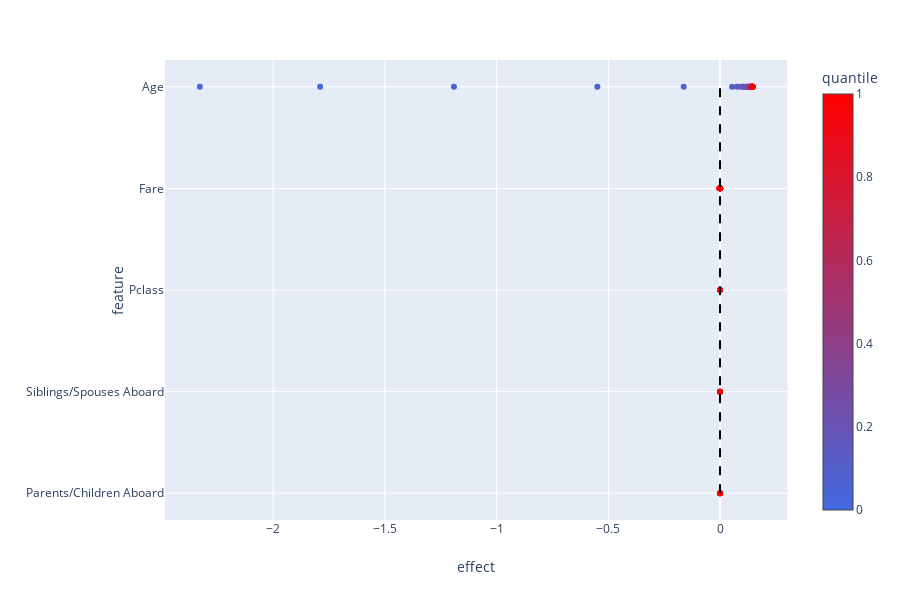

Notebook code cell kept with this figure:
### Code cell
acme_rf.summary_plot()

### Figure 1 — Plotly figure (JSON) as saved in the notebook; plotly's stock layout.template omitted (floating-point values rounded to 4 significant figures)
{"data": [{"hoverlabel": {"namelength": 0}, "hovertemplate": "effect=%{x}<br>feature=%{y}<br>quantile=%{marker.color}", "legendgroup": "", "marker": {"color": [0, 0.1667, 0.3333, 0.5, 0.6667, 0.8333, 1, 0, 0.1667, 0.3333, 0.5, 0.6667, 0.8333, 1, 0, 0.5, 1, 0, 0.02041, 0.04082, 0.06122, 0.08163, 0.102, 0.1224, 0.1429, 0.1633, 0.1837, 0.2041, 0.2245, 0.2449, 0.2653, 0.2857, 0.3061, 0.3265, 0.3469, 0.3673, 0.3878, 0.4082, 0.4286, 0.449, 0.4694, 0.4898, 0.5102, 0.5306, 0.551, 0.5714, 0.5918, 0.6122, 0.6327, 0.6531, 0.6735, 0.6939, 0.7143, 0.7347, 0.7551, 0.7755, 0.7959, 0.8163, 0.8367, 0.8571, 0.8776, 0.898, 0.9184, 0.9388, 0.9592, 0.9796, 1, 0, 0.02041, 0.04082, 0.06122, 0.08163, 0.102, 0.1224, 0.1429, 0.1633, 0.1837, 0.2041, 0.2245, 0.2449, 0.2653, 0.2857, 0.3061, 0.3265, 0.3469, 0.3673, 0.3878, 0.4082, 0.4286, 0.449, 0.4694, 0.5102, 0.4898, 0.5306, 0.551, 0.5714, 0.5918, 0.6122, 0.6327, 0.6531, 0.6735, 0.6939, 0.7143, 0.7347, 0.7551, 0.7755, 0.7959, 0.8163, 0.8367, 0.8571, 0.8776, 0.898, 0.9184, 0.9388, 0.9592, 0.9796, 1], "coloraxis": "coloraxis", "symbol": "circle"}, "mode": "markers", "name": "", "showlegend": false, "type": "scatter", "x": [-2.661e-07, -1.719e-07, -8.114e-08, 6.353e-09, 9.068e-08, 1.719e-07, 2.503e-07, 7.277e-05, 5.974e-05, 4.368e-05, 2.389e-05, -4.785e-07, -3.05e-05, -0.0001691, -0.0001715, 4.152e-05, 0.0001299, 0.0001291, 0.0001213, 0.0001206, 0.0001203, 0.0001203, 0.0001199, 0.0001197, 0.0001197, 0.0001197, 0.0001196, 0.0001195, 0.0001195, 0.0001195, 0.0001195, 0.0001193, 0.0001193, 0.0001188, 0.0001183, 0.0001175, 0.0001163, 0.0001155, 0.0001137, 0.0001131, 0.0001131, 0.0001117, 0.0001112, 0.0001098, 0.0001091, 0.0001049, 0.0001026, 9.897e-05, 9.585e-05, 9.58e-05, 9.546e-05, 9.504e-05, 9.316e-05, 9.02e-05, 8.838e-05, 8.345e-05, 7.604e-05, 6.082e-05, 5.5e-05, 4.862e-05, 2.672e-05, 1.24e-05, 3.206e-06, -1.866e-05, -0.0001152, -0.0003814, -0.004106, -2.328, -1.79, -1.191, -0.5492, -0.1625, 0.05393, 0.07517, 0.09152, 0.1041, 0.1041, 0.1137, 0.1204, 0.1211, 0.1267, 0.1267, 0.1311, 0.1311, 0.1344, 0.1369, 0.1369, 0.1388, 0.1388, 0.1403, 0.1414, 0.1423, 0.1423, 0.1429, 0.1429, 0.1434, 0.1435, 0.1438, 0.1441, 0.1444, 0.1445, 0.1447, 0.1448, 0.1448, 0.1449, 0.1449, 0.145, 0.145, 0.145, 0.145, 0.1451, 0.1451, 0.1451, 0.1451, 0.1451, 0.1451, 0.1451], "xaxis": "x", "y": ["Parents/Children Aboard", "Parents/Children Aboard", "Parents/Children Aboard", "Parents/Children Aboard", "Parents/Children Aboard", "Parents/Children Aboard", "Parents/Children Aboard", "Siblings/Spouses Aboard", "Siblings/Spouses Aboard", "Siblings/Spouses Aboard", "Siblings/Spouses Aboard", "Siblings/Spouses Aboard", "Siblings/Spouses Aboard", "Siblings/Spouses Aboard", "Pclass", "Pclass", "Pclass", "Fare", "Fare", "Fare", "Fare", "Fare", "Fare", "Fare", "Fare", "Fare", "Fare", "Fare", "Fare", "Fare", "Fare", "Fare", "Fare", "Fare", "Fare", "Fare", "Fare", "Fare", "Fare", "Fare", "Fare", "Fare", "Fare", "Fare", "Fare", "Fare", "Fare", "Fare", "Fare", "Fare", "Fare", "Fare", "Fare", "Fare", "Fare", "Fare", "Fare", "Fare", "Fare", "Fare", "Fare", "Fare", "Fare", "Fare", "Fare", "Fare", "Fare", "Age", "Age", "Age", "Age", "Age", "Age", "Age", "Age", "Age", "Age", "Age", "Age", "Age", "Age", "Age", "Age", "Age", "Age", "Age", "Age", "Age", "Age", "Age", "Age", "Age", "Age", "Age", "Age", "Age", "Age", "Age", "Age", "Age", "Age", "Age", "Age", "Age", "Age", "Age", "Age", "Age", "Age", "Age", "Age", "Age", "Age", "Age", "Age", "Age", "Age"], "yaxis": "y"}], "layout": {"coloraxis": {"colorbar": {"title": {"text": "quantile"}}, "colorscale": [[0, "royalblue"], [1, "red"]]}, "height": 600, "legend": {"tracegroupgap": 0}, "margin": {"t": 60}, "shapes": [{"line": {"color": "black", "dash": "dash", "width": 2}, "type": "line", "x0": 0, "x1": 0, "y0": "Parents/Children Aboard", "y1": "Age"}], "xaxis": {"anchor": "y", "domain": [0, 0.98], "title": {"text": "effect"}}, "yaxis": {"anchor": "x", "domain": [0, 1], "title": {"text": "feature"}}}}
